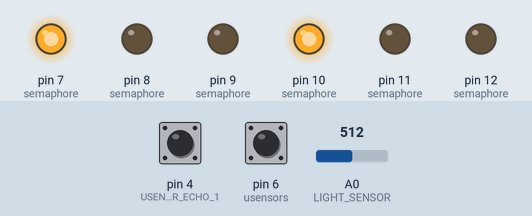
Simulated run of this sketch. Board: Arduino Uno, built with avr-gcc and run on an emulated ATmega328P. Shown: output pins drawn as LEDs (lit = HIGH). The inputs (shaded band) are chosen by the test bench; at power-on: pin 4 (USENSOR_ECHO_1) LOW, pin 6 (usensors) LOW, A0 (LIGHT_SENSOR) = 512. Pins used as bus, display or sensor lines are not drawn.

Above: at 1.2 s.
1.3 s: pin 4 (USENSOR_ECHO_1) pulsed HIGH 5 times (0.12 s each, 0.3 s apart)
At 4.1 s:
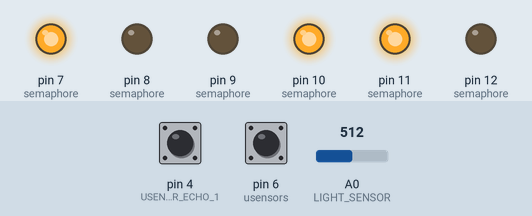
At 5.6 s:
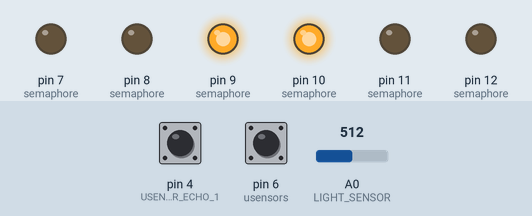
6.8 s: pin 6 (usensors) pulsed HIGH 5 times (0.12 s each, 0.3 s apart)
At 9.3 s:
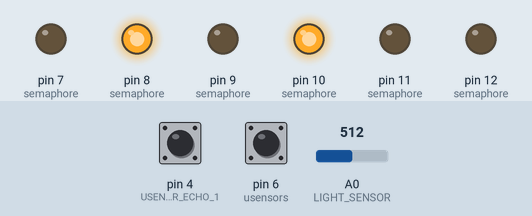
Timing chart, 0 to 42.0 s (numbered marks = the images above; inputs shaded):
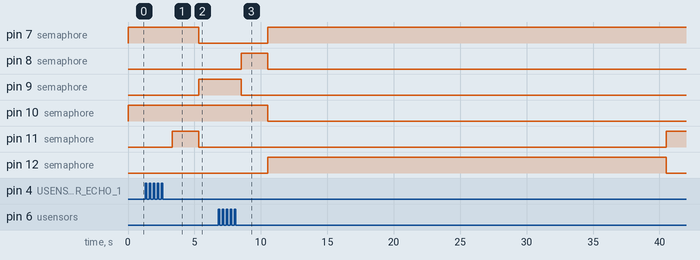

The sketch:

semaforo.ino
```cpp
#define RED_1 7
#define YELLOW_1 8
#define GREEN_1 9
#define RED_2 10
#define YELLOW_2 11
#define GREEN_2 12

#define RED 0
#define YELLOW 1
#define GREEN 2

#define YELLOW_TIMEOUT 2000
#define INACTIVITY_TIMEOUT 1800
#define TRAFFIC_PASSING_MIN 100 // in centimeters

// Ultra-sound sensors:
// trigger sends signal for sensor to start measuring
// echo pin retrieves data measured
#define USENSOR_TRIG_1 3
#define USENSOR_ECHO_1 4
#define USENSOR_TRIG_2 5
#define USENSOR_ECH0_2 6

#define TRIGGER 0
#define ECHO 1

#define LIGHT_SENSOR 0

#define NIGHT 0
#define DAY 1

// Time intervals for night and day, respectively
const int interval[2] = { 20000, 30000 }; // in milliseconds

// We map the semaphore LEDs
const int semaphore[2][3] = { { RED_1, YELLOW_1, GREEN_1 }, { RED_2, YELLOW_2, GREEN_2 } };

// And the ultra-sound sensors
const int usensors[2][2] = { { USENSOR_TRIG_1, USENSOR_ECHO_1 }, { USENSOR_TRIG_2, USENSOR_ECH0_2 } };

// Also the distances - but this WILL change!
int distances[2] = { 0, 0 };

unsigned short turn = 0,
               prev = 0,
               day_time = 0;

unsigned short day_or_night()
{
  if (analogRead(LIGHT_SENSOR) > 511) // We split by half
    return DAY;
  else
    return NIGHT;
}

/**
 * Get distance (in cm) of the ultrasound
 * sensor given by the id
 *
 * @param int id
 */
int distance_sensor(int id)
{
  long time = 0;

  digitalWrite(usensors[id][TRIGGER], LOW);
  delayMicroseconds(5); // To stabilize

  digitalWrite(usensors[id][TRIGGER], HIGH);
  delayMicroseconds(10); // Stabilize some more

  time = pulseIn(usensors[id][ECHO],  HIGH);

  return int(0.017 * time);
}

/**
 * Deactivate the semaphore given by the id
 *
 * @param int id
 */
void deactivate(int id)
{
  // Turn on yellow LED
  digitalWrite(semaphore[id][GREEN], LOW);
  digitalWrite(semaphore[id][YELLOW], HIGH);
  delay(YELLOW_TIMEOUT);

  // Turn on red LED
  digitalWrite(semaphore[id][YELLOW], LOW);
  digitalWrite(semaphore[id][RED], HIGH);
}

/**
 * Activate the semaphore given by the id
 *
 * @param int id
 */
void activate(int id)
{
  digitalWrite(semaphore[id][RED], LOW);
  digitalWrite(semaphore[id][GREEN], HIGH);
}

void setup() {
  Serial.begin(9600);
  int i = 0;

  // Initialize lights pins
  for (i = RED; i <= GREEN; i++) {
      pinMode(semaphore[0][i], OUTPUT);
      pinMode(semaphore[1][i], OUTPUT);
  }

  // And ultra-sound pins
  for (i = 0; i <= 1; i++) {
    pinMode(usensors[i][TRIGGER], OUTPUT);
    pinMode(usensors[i][ECHO], INPUT);
  }

  digitalWrite(semaphore[0][RED], HIGH);
  digitalWrite(semaphore[1][RED], HIGH);
}

unsigned long time_start = millis(),
              time_unused = 0,        // Time passed without vehicles crossing
              now = 0;

void loop() {
  now = millis(); // current time
  day_time = day_or_night();

  // Get distances of each sensor
  distances[turn] = distance_sensor(turn);
  distances[!turn] = distance_sensor(!turn);

  // If current light doesn't have traffic and waiting light does
  if ( distances[turn] > TRAFFIC_PASSING_MIN && distances[!turn] < TRAFFIC_PASSING_MIN) {
    time_unused = now - time_start;
  } else {
    // A car passed, ignore unused time
    time_unused = 0;
  }

  //String stat = String(turn) + "] distance => " + String(distances[turn]) + "cm";
  //Serial.println(stat);

  // TODO: Don't Repeat Yourself
  if ( time_unused >= INACTIVITY_TIMEOUT ) {
    // People on the other line have been waiting enough for nothing
    time_start = now;
    time_unused = 0;

    deactivate(!turn);
    activate(turn);

    turn = !turn;
  } else if ( now - time_start >= interval[day_time] ) {
    // Default timeout
    time_start = now;
    time_unused = 0;

    deactivate(!turn);
    activate(turn);

    turn = !turn;
  }
}
```

Measured:
- after the input at 1.3 s, pin 7 (semaphore): HIGH → LOW after 4.0 s; pin 9 (semaphore): LOW → HIGH after 4.0 s; pin 11 (semaphore): LOW → HIGH after 2.0 s, → LOW 2.0 s later
- after the input at 6.8 s, pin 7 (semaphore), pin 12 (semaphore): LOW → HIGH after 3.7 s instead of 30.5 s; pin 9 (semaphore): HIGH → LOW after 1.7 s instead of 28.5 s; pin 10 (semaphore): HIGH → LOW after 3.7 s instead of 30.5 s; pin 11 (semaphore): LOW → HIGH after 33.7 s
